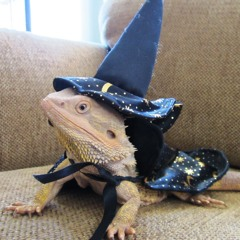
#> input picture Exercises/Classic Computer Vision using OpenCV/10. Local features – blob detectors/Images/lizard.bmp, 240 x 240 px
$ jupyter execute notebook.ipynb
#> lines starting #> are read from the running program, lines starting #| are printed output that depends on the picture
# 10. Local features – blob detectors

[cell 1]
import cv2
import matplotlib.pyplot as plt
import numpy as np

def show_image(image, title="", cmap=""):
    plt.figure()
    plt.title(title)
    plt.imshow(image, cmap="gray")
    plt.axis('off')
    plt.show()

### **a)** Use the **SIFT** blob detector to detect the keypoints in an image and show their position over the image

[cell 2]
image = cv2.imread("Images/lizard.bmp")
#> image is the input picture: shape (240, 240, 3); mean B, G, R 118.9, 126.9, 134.7
gray= cv2.cvtColor(image, cv2.COLOR_BGR2GRAY)
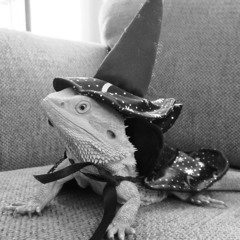
#> gray: shape (240, 240); min 0, max 255, mean 128.3

# Initiate SIFT detector
sift = cv2.SIFT_create()

# Find the keypoints
kp = sift.detect(gray, None)
#> kp = 362 keypoints; strongest (x, y, size): (201, 164, 3), (60, 84, 9.2), (106, 86, 4.8), (189, 171, 4.5)

# Draw the keypoints (with size and orientation)
sift_image = cv2.drawKeypoints(gray, kp, image, (-1, -1, -1), flags=cv2.DRAW_MATCHES_FLAGS_DRAW_RICH_KEYPOINTS)
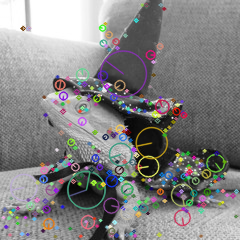
#> sift_image: shape (240, 240, 3); mean B, G, R 130.6, 130.7, 131.4

show_image(sift_image, title="SIFT")

### **b)** Use the ORB blob detector to detect the keypoints in an image and show their position over the image.

[cell 3]
# Initiate ORB detector
orb = cv2.ORB_create()

# Find the keypoints with ORB
kp = orb.detect(image, None)
#> kp = 439 keypoints; strongest (x, y, size): (142, 170, 31), (92, 183, 31), (138, 169, 37.2), (136, 159, 31)

# Compute the descriptors with ORB
kp, des = orb.compute(image, kp)

# Draw only keypoints location,not size and orientation
image_2 = cv2.drawKeypoints(image, kp, None, color=(0,255,0), flags=0)
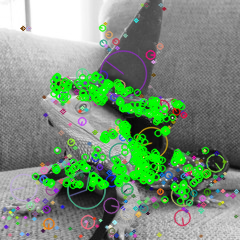
#> image_2: shape (240, 240, 3); mean B, G, R 122.5, 144.8, 122.6

show_image(image_2)
